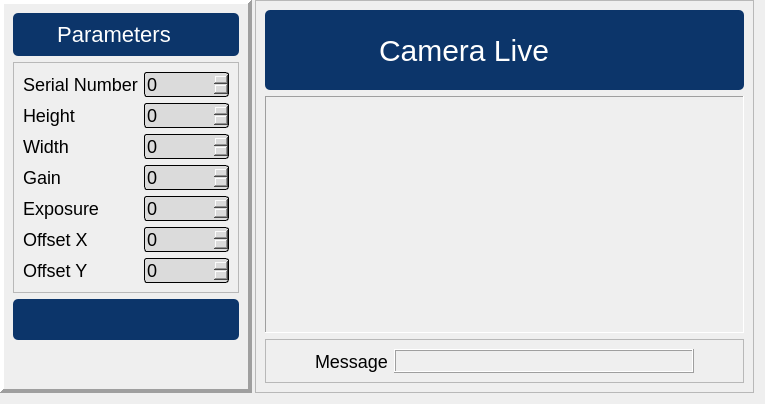
            <widget class="QWidget" name="Camera_Setting_Page">
             <layout class="QHBoxLayout" name="horizontalLayout_14">
              <property name="spacing">
               <number>3</number>
              </property>
              <property name="leftMargin">
               <number>0</number>
              </property>
              <property name="topMargin">
               <number>0</number>
              </property>
              <item>
               <widget class="QFrame" name="frame_53">
                <property name="maximumSize">
                 <size>
                  <width>300</width>
                  <height>16777215</height>
                 </size>
                </property>
                <property name="frameShape">
                 <enum>QFrame::Panel</enum>
                </property>
                <property name="frameShadow">
                 <enum>QFrame::Raised</enum>
                </property>
                <property name="lineWidth">
                 <number>4</number>
                </property>
                <layout class="QVBoxLayout" name="verticalLayout_45">
                 <item>
                  <widget class="QFrame" name="frame_54">
                   <property name="maximumSize">
                    <size>
                     <width>16777215</width>
                     <height>60</height>
                    </size>
                   </property>
                   <property name="styleSheet">
                    <string notr="true">QFrame{
	background: #0C356A;
  border-radius:5px;
}


</string>
                   </property>
                   <property name="frameShape">
                    <enum>QFrame::Box</enum>
                   </property>
                   <property name="frameShadow">
                    <enum>QFrame::Raised</enum>
                   </property>
                   <property name="lineWidth">
                    <number>3</number>
                   </property>
                   <layout class="QHBoxLayout" name="horizontalLayout_16">
                    <item>
                     <widget class="QLabel" name="label_10">
                      <property name="maximumSize">
                       <size>
                        <width>150</width>
                        <height>80</height>
                       </size>
                      </property>
                      <property name="styleSheet">
                       <string notr="true">font-size:22px;
color: white;
font: 19pt &quot;Mongolian Baiti&quot;;</string>
                      </property>
                      <property name="text">
                       <string> Parameters</string>
                      </property>
                     </widget>
                    </item>
                   </layout>
                  </widget>
                 </item>
                 <item>
                  <widget class="QFrame" name="frame_55">
                   <property name="maximumSize">
                    <size>
                     <width>16777215</width>
                     <height>500</height>
                    </size>
                   </property>
                   <property name="frameShape">
                    <enum>QFrame::StyledPanel</enum>
                   </property>
                   <property name="frameShadow">
                    <enum>QFrame::Raised</enum>
                   </property>
                   <layout class="QHBoxLayout" name="horizontalLayout_19">
                    <item>
                     <layout class="QGridLayout" name="gridLayout_2">
                      <item row="1" column="0">
                       <widget class="QLabel" name="label_12">
                        <property name="styleSheet">
                         <string notr="true">font-size:18px;
font: 16pt &quot;Mongolian Baiti&quot;;</string>
                        </property>
                        <property name="text">
                         <string>Height</string>
                        </property>
                       </widget>
                      </item>
                      <item row="5" column="0">
                       <widget class="QLabel" name="label_17">
                        <property name="styleSheet">
                         <string notr="true">font-size:18px;
font: 16pt &quot;Mongolian Baiti&quot;;</string>
                        </property>
                        <property name="text">
                         <string>Offset X</string>
                        </property>
                       </widget>
                      </item>
                      <item row="2" column="1">
                       <widget class="QSpinBox" name="width_spinbox">
                        <property name="maximumSize">
                         <size>
                          <width>16777215</width>
                          <height>33</height>
                         </size>
                        </property>
                        <property name="styleSheet">
                         <string notr="true">background-color :rgb(219, 219, 219);
border-style: solid;
border-width: 1;
border-radius: 3;
font-size:18px;</string>
                        </property>
                        <property name="maximum">
                         <number>10000</number>
                        </property>
                       </widget>
                      </item>
                      <item row="4" column="1">
                       <widget class="QSpinBox" name="expo_spinbox">
                        <property name="maximumSize">
                         <size>
                          <width>16777215</width>
                          <height>33</height>
                         </size>
                        </property>
                        <property name="styleSheet">
                         <string notr="true">background-color :rgb(219, 219, 219);
border-style: solid;
border-width: 1;
border-radius: 3;
font-size:18px;</string>
                        </property>
                        <property name="maximum">
                         <number>10000000</number>
                        </property>
                       </widget>
                      </item>
                      <item row="0" column="0">
                       <widget class="QLabel" name="label_11">
                        <property name="styleSheet">
                         <string notr="true">font-size:18px;
font: 16pt &quot;Mongolian Baiti&quot;;</string>
                        </property>
                        <property name="text">
                         <string>Serial Number</string>
                        </property>
                       </widget>
                      </item>
                      <item row="2" column="0">
                       <widget class="QLabel" name="label_14">
                        <property name="styleSheet">
                         <string notr="true">font-size:18px;
font: 16pt &quot;Mongolian Baiti&quot;;</string>
                        </property>
                        <property name="text">
                         <string>Width</string>
                        </property>
                       </widget>
                      </item>
                      <item row="4" column="0">
                       <widget class="QLabel" name="label_16">
                        <property name="styleSheet">
                         <string notr="true">font-size:18px;
font: 16pt &quot;Mongolian Baiti&quot;;</string>
                        </property>
                        <property name="text">
                         <string>Exposure</string>
                        </property>
                       </widget>
                      </item>
                      <item row="1" column="1">
                       <widget class="QSpinBox" name="height_spinbox">
                        <property name="maximumSize">
                         <size>
                          <width>16777215</width>
                          <height>33</height>
                         </size>
                        </property>
                        <property name="styleSheet">
                         <string notr="true">background-color :rgb(219, 219, 219);
border-style: solid;
border-width: 1;
border-radius: 3;
font-size:18px;</string>
                        </property>
                        <property name="maximum">
                         <number>100000</number>
                        </property>
                       </widget>
                      </item>
                      <item row="0" column="1">
                       <widget class="QSpinBox" name="spinBox">
                        <property name="maximumSize">
                         <size>
                          <width>16777215</width>
                          <height>33</height>
                         </size>
                        </property>
                        <property name="styleSheet">
                         <string notr="true">background-color :rgb(219, 219, 219);
border-style: solid;
border-width: 1;
border-radius: 3;
font-size:18px;</string>
                        </property>
                        <property name="maximum">
                         <number>1000000000</number>
                        </property>
                       </widget>
                      </item>
                      <item row="3" column="1">
                       <widget class="QSpinBox" name="gain_spinbox">
                        <property name="maximumSize">
                         <size>
                          <width>16777215</width>
                          <height>33</height>
                         </size>
                        </property>
                        <property name="styleSheet">
                         <string notr="true">background-color :rgb(219, 219, 219);
border-style: solid;
border-width: 1;
border-radius: 3;
font-size:18px;</string>
                        </property>
                        <property name="maximum">
                         <number>400</number>
                        </property>
                       </widget>
                      </item>
                      <item row="6" column="0">
                       <widget class="QLabel" name="label_18">
                        <property name="styleSheet">
                         <string notr="true">font-size:18px;
font: 16pt &quot;Mongolian Baiti&quot;;</string>
                        </property>
                        <property name="text">
                         <string>Offset Y</string>
                        </property>
                       </widget>
                      </item>
                      <item row="3" column="0">
                       <widget class="QLabel" name="label_15">
                        <property name="styleSheet">
                         <string notr="true">font-size:18px;
font: 16pt &quot;Mongolian Baiti&quot;;</string>
                        </property>
                        <property name="text">
                         <string>Gain</string>
                        </property>
                       </widget>
                      </item>
                      <item row="5" column="1">
                       <widget class="QSpinBox" name="offsetx_spinbox">
                        <property name="maximumSize">
                         <size>
                          <width>16777215</width>
                          <height>33</height>
                         </size>
                        </property>
                        <property name="styleSheet">
                         <string notr="true">background-color :rgb(219, 219, 219);
border-style: solid;
border-width: 1;
border-radius: 3;
font-size:18px;</string>
                        </property>
                       </widget>
                      </item>
                      <item row="6" column="1">
                       <widget class="QSpinBox" name="offsety_spinbox">
                        <property name="maximumSize">
                         <size>
                          <width>16777215</width>
                          <height>33</height>
                         </size>
                        </property>
                        <property name="styleSheet">
                         <string notr="true">background-color :rgb(219, 219, 219);
border-style: solid;
border-width: 1;
border-radius: 3;
font-size:18px;</string>
                        </property>
                       </widget>
                      </item>
                     </layout>
                    </item>
                   </layout>
                  </widget>
                 </item>
                 <item>
                  <widget class="QFrame" name="frame_56">
                   <property name="maximumSize">
                    <size>
                     <width>16777215</width>
                     <height>60</height>
                    </size>
                   </property>
                   <property name="styleSheet">
                    <string notr="true">QFrame{
	background: #0C356A;
border-radius:5px;
}
</string>
                   </property>
                   <property name="frameShape">
                    <enum>QFrame::Box</enum>
                   </property>
                   <property name="frameShadow">
                    <enum>QFrame::Raised</enum>
                   </property>
                   <property name="lineWidth">
                    <number>3</number>
                   </property>
                   <layout class="QHBoxLayout" name="horizontalLayout_18">
                    <item>
                     <widget class="QPushButton" name="pushButton_7">
                      <property name="maximumSize">
                       <size>
                        <width>50</width>
                        <height>16777215</height>
                       </size>
                      </property>
                      <property name="cursor">
                       <cursorShape>PointingHandCursor</cursorShape>
                      </property>
                      <property name="toolTip">
                       <string>Save Change</string>
                      </property>
                      <property name="styleSheet">
                       <string notr="true">QPushButton{
	color: white;
    background-color:#0C356A;
	padding: 5px;
	font-size:10px;
	font-weight: bold;
	border-radius:7px;
background-color:transparent;
}

QPushButton:hover{
	background: #a3a3a3;
}

QPushButton:disabled {
    color: #8D8D8D;
}

QPushButton:pressed {
	background: rgb(0, 0, 0);
}

</string>
                      </property>
                      <property name="text">
                       <string/>
                      </property>
                      <property name="icon">
                       <iconset>
                        <normaloff>icons/save.png</normaloff>icons/save.png</iconset>
                      </property>
                      <property name="iconSize">
                       <size>
                        <width>40</width>
                        <height>40</height>
                       </size>
                      </property>
                     </widget>
                    </item>
                   </layout>
                  </widget>
                 </item>
                 <item>
                  <spacer name="verticalSpacer">
                   <property name="orientation">
                    <enum>Qt::Vertical</enum>
                   </property>
                   <property name="sizeHint" stdset="0">
                    <size>
                     <width>20</width>
                     <height>40</height>
                    </size>
                   </property>
                  </spacer>
                 </item>
                </layout>
               </widget>
              </item>
              <item>
               <widget class="QFrame" name="frame_4">
                <property name="frameShape">
                 <enum>QFrame::StyledPanel</enum>
                </property>
                <property name="frameShadow">
                 <enum>QFrame::Raised</enum>
                </property>
                <layout class="QVBoxLayout" name="verticalLayout_46">
                 <item>
                  <widget class="QFrame" name="frame_7">
                   <property name="maximumSize">
                    <size>
                     <width>16777215</width>
                     <height>80</height>
                    </size>
                   </property>
                   <property name="styleSheet">
                    <string notr="true">QFrame{
	background: #0C356A;
   border-radius:5px;
}


</string>
                   </property>
                   <property name="frameShape">
                    <enum>QFrame::NoFrame</enum>
                   </property>
                   <property name="frameShadow">
                    <enum>QFrame::Plain</enum>
                   </property>
                   <property name="lineWidth">
                    <number>3</number>
                   </property>
                   <layout class="QHBoxLayout" name="horizontalLayout_11">
                    <item>
                     <widget class="QLabel" name="label_8">
                      <property name="maximumSize">
                       <size>
                        <width>250</width>
                        <height>100</height>
                       </size>
                      </property>
                      <property name="styleSheet">
                       <string notr="true">font-size:30px;
color: white;
font: 26pt &quot;Mongolian Baiti&quot;;</string>
                      </property>
                      <property name="text">
                       <string>Camera Live</string>
                      </property>
                     </widget>
                    </item>
                   </layout>
                  </widget>
                 </item>
                 <item>
                  <widget class="QFrame" name="frame_51">
                   <property name="maximumSize">
                    <size>
                     <width>10000</width>
                     <height>16777215</height>
                    </size>
                   </property>
                   <property name="styleSheet">
                    <string notr="true"/>
                   </property>
                   <property name="frameShape">
                    <enum>QFrame::Panel</enum>
                   </property>
                   <property name="frameShadow">
                    <enum>QFrame::Sunken</enum>
                   </property>
                   <layout class="QVBoxLayout" name="verticalLayout_5"/>
                  </widget>
                 </item>
                 <item>
                  <widget class="QFrame" name="frame_20">
                   <property name="maximumSize">
                    <size>
                     <width>16777215</width>
                     <height>44</height>
                    </size>
                   </property>
                   <property name="frameShape">
                    <enum>QFrame::StyledPanel</enum>
                   </property>
                   <property name="frameShadow">
                    <enum>QFrame::Raised</enum>
                   </property>
                   <layout class="QHBoxLayout" name="horizontalLayout_33">
                    <item>
                     <spacer name="horizontalSpacer_10">
                      <property name="orientation">
                       <enum>Qt::Horizontal</enum>
                      </property>
                      <property name="sizeHint" stdset="0">
                       <size>
                        <width>40</width>
                        <height>20</height>
                       </size>
                      </property>
                     </spacer>
                    </item>
                    <item>
                     <widget class="QLabel" name="label_27">
                      <property name="maximumSize">
                       <size>
                        <width>100</width>
                        <height>16777215</height>
                       </size>
                      </property>
                      <property name="styleSheet">
                       <string notr="true">font-size:18px;
font: 16pt &quot;Mongolian Baiti&quot;;</string>
                      </property>
                      <property name="text">
                       <string>Message</string>
                      </property>
                     </widget>
                    </item>
                    <item>
                     <widget class="QLabel" name="label_29">
                      <property name="minimumSize">
                       <size>
                        <width>300</width>
                        <height>0</height>
                       </size>
                      </property>
                      <property name="maximumSize">
                       <size>
                        <width>360</width>
                        <height>16777215</height>
                       </size>
                      </property>
                      <property name="frameShape">
                       <enum>QFrame::Box</enum>
                      </property>
                      <property name="frameShadow">
                       <enum>QFrame::Raised</enum>
                      </property>
                      <property name="text">
                       <string/>
                      </property>
                      <property name="alignment">
                       <set>Qt::AlignCenter</set>
                      </property>
                      <property name="margin">
                       <number>4</number>
                      </property>
                     </widget>
                    </item>
                    <item>
                     <spacer name="horizontalSpacer_11">
                      <property name="orientation">
                       <enum>Qt::Horizontal</enum>
                      </property>
                      <property name="sizeHint" stdset="0">
                       <size>
                        <width>40</width>
                        <height>20</height>
                       </size>
                      </property>
                     </spacer>
                    </item>
                   </layout>
                  </widget>
                 </item>
                </layout>
               </widget>
              </item>
             </layout>
            </widget>
